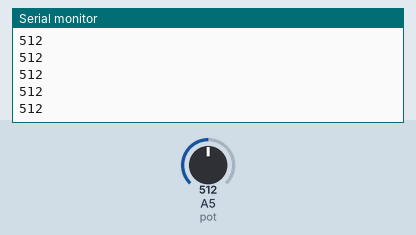
This sketch was run on a simulated Arduino Uno, built with avr-gcc and run on an emulated ATmega328P. Shown: the last lines printed to the serial monitor. The inputs (shaded band) are chosen by the test bench; at power-on: A5 (pot) = 512.

Above: at 1.2 s.
1.3 s: A5 (pot) set to 716
At 1.32 s:
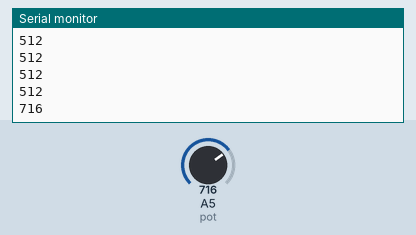
2.8 s: A5 (pot) set to 900
At 2.83 s:
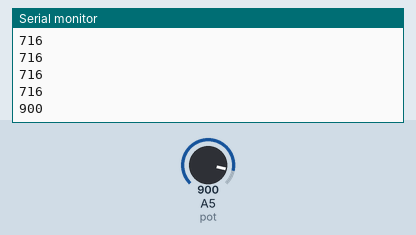
Timing chart, 0 to 5.8 s (numbered marks = the images above; inputs shaded):
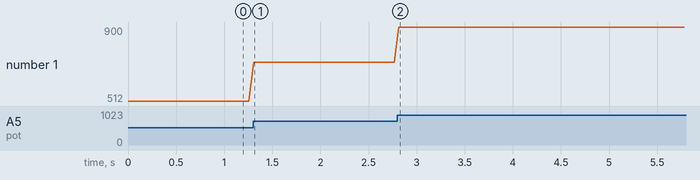

The sketch:

ArduinoPotDemo.ino
```cpp
#define pot A5
int reading = 0;
void setup() {
  // put your setup code here, to run once:
  Serial.begin(9600);
}

void loop() {
  reading = analogRead(pot);
  Serial.println(reading);
  delay(50);
}
```

Measured:
- after the input at 1.3 s, the serial monitor: prints a new line at once (image 1)
- after the input at 2.8 s, the serial monitor: prints a new line at once (image 2)
- plotted number 1: 512 → 716 after the input at 1.3 s, 716 → 900 after the input at 2.8 s
